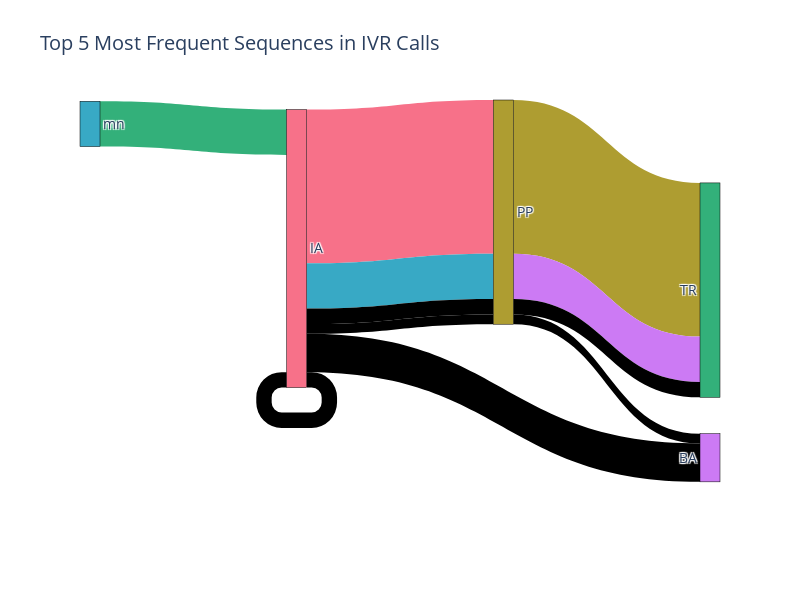

Notebook cell for this chart:
### Code cell
sequences = data['mos'].str.split()
sequence_counts = Counter([tuple(sequence) for sequence in sequences])
top_sequences = sequence_counts.most_common(5)

sources, targets, values = [], [], []

# Map for sequence steps to node indices
node_map = {}
current_index = 0

for sequence, count in top_sequences:
    for i in range(len(sequence) - 1):
        # Check if the source node exists, if not add it
        if sequence[i] not in node_map:
            node_map[sequence[i]] = current_index
            current_index += 1
        # Check if the target node exists, if not add it
        if sequence[i+1] not in node_map:
            node_map[sequence[i+1]] = current_index
            current_index += 1
            
        sources.append(node_map[sequence[i]])
        targets.append(node_map[sequence[i+1]])
        values.append(count)

# Create labels from node_map
labels = list(node_map.keys())

palette = sns.color_palette("husl", len(labels))
hex_colors = palette.as_hex()

# Define the Sankey diagram
fig = go.Figure(data=[go.Sankey(
    node=dict(
        pad=15,
        thickness=20,
        line=dict(color="black", width=0.5),
        label=labels,
        color=hex_colors  # Assign generated colors to the nodes
    ),
    link=dict(
        source=sources,
        target=targets,
        value=values,
        color=hex_colors  # Assign generated colors to the links
    )
)])

# Update layout for a better look
fig.update_layout(
    title_text="Top 5 Most Frequent Sequences in IVR Calls",
    font_size=14,
    width=800,
    height=600
)

# Show the figure
fig.show()
fig.write_html("Sankey_Top5.html")

### Figure 1 — Plotly figure (JSON) as saved in the notebook; plotly's stock layout.template omitted (floating-point values rounded to 4 significant figures)
{"data": [{"link": {"color": ["#f77189", "#ae9d31", "#33b07a", "#38a9c5", "#cc7af4"], "source": [0, 1, 3, 0, 1, 0, 0, 0, 1, 0, 1], "target": [1, 2, 0, 1, 2, 4, 0, 1, 2, 1, 4], "value": [466412, 466412, 137569, 137569, 137569, 116279, 46700, 46700, 46700, 29874, 29874]}, "node": {"color": ["#f77189", "#ae9d31", "#33b07a", "#38a9c5", "#cc7af4"], "label": ["IA", "PP", "TR", "mn", "BA"], "line": {"color": "black", "width": 0.5}, "pad": 15, "thickness": 20}, "type": "sankey"}], "layout": {"font": {"size": 14}, "height": 600, "title": {"text": "Top 5 Most Frequent Sequences in IVR Calls"}, "width": 800}}
